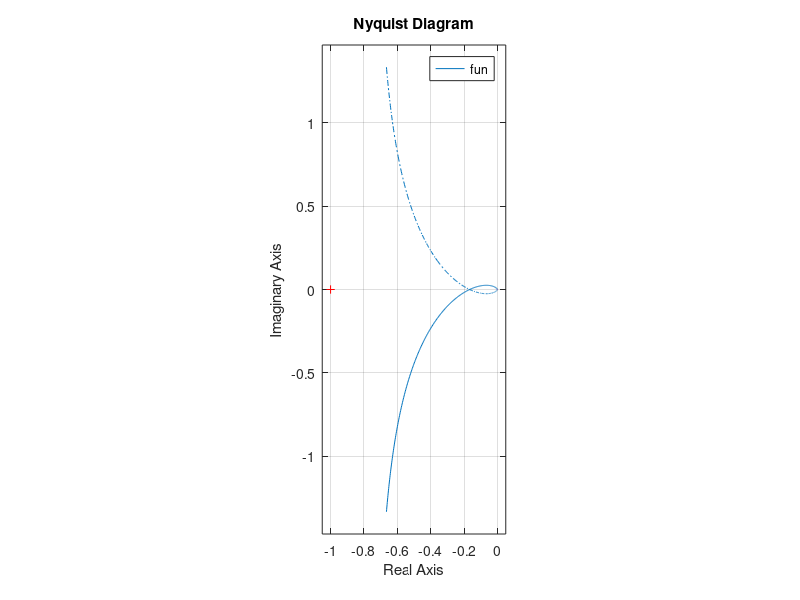

Write the MATLAB code that produced this figure.
%Expt-9 Nyquist plot

clc
clear all
close all
num = 10;
den = [1 5 4 0];
fun = tf(num, den)
nyquist(fun)
axis equal
%%
%k/s(s+1)(s+2)
clc
clear all
close all
num = 1;
den = [1 3 2 0];fun = tf(num, den)
nyquist(fun)
axis equal